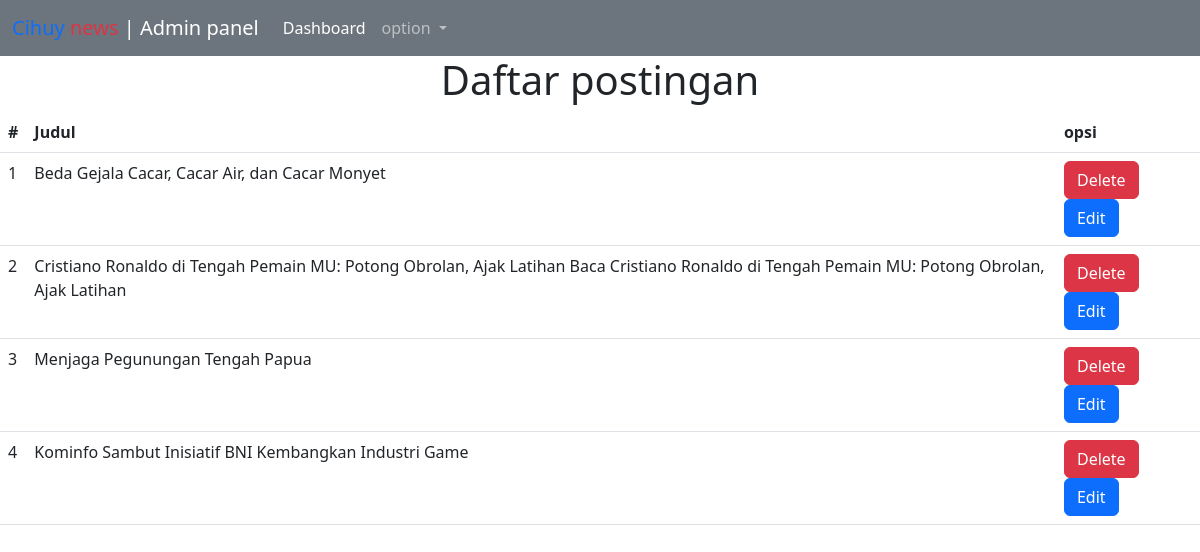
/admin/daftarposting.php (signed in), run on the app's committed database.
### tables this page shows
CREATE TABLE `postingan` (
  `id` int(11) NOT NULL,
  `img` varchar(200) NOT NULL,
  `judul` varchar(2000) NOT NULL,
  `deskripsi` varchar(10000) NOT NULL,
  `kategori` varchar(200) NOT NULL,
  `tanggal_upload` varchar(200) NOT NULL
);

### admin/sistem/query.php (called while the page is built)
<?php
require 'config.php';
function query($query) {
    global $conn;
	$result = mysqli_query($conn, $query);
	$rows = [];
	while( $row = mysqli_fetch_assoc($result) ) {
		$rows[] = $row;
	}
	return $rows;
}
?>

### admin/include/tableposting.php (the view)
<h1 class="text-center mt-2">Daftar postingan</h1>
<table class="table">
    <tr>
      <th >#</th>
      <th >Judul</th>
      <th >opsi</th>
    </tr>
<tr>
<?php $i = 1; ?>
  <?php foreach($allposting as $posting) : ?>
      <td><?= $i; ?></th>
      <td><?= $posting['judul']; ?></td>
      <td><a class="btn btn-danger" href="delpost.php?id=<?= $posting['id']; ?>" onclick="return confirm('yakin ?');">Delete</a>
      <a class="btn btn-primary" href="editpost.php?id=<?= $posting['id']; ?>">Edit</a></td>
    </tr>
    <?php $i++; ?>
    <?php endforeach; ?>
</table>

### data on the page
postingan: judul "Beda Gejala Cacar, Cacar Air, dan Cacar Monyet"
postingan: judul "Cristiano Ronaldo di Tengah Pemain MU: Potong Obrolan, Ajak Latihan Baca Cristiano Ronaldo di Tengah Pemain MU: Potong Obrolan, Ajak Latihan"
postingan: judul "Menjaga Pegunungan Tengah Papua"
postingan: judul "Kominfo Sambut Inisiatif BNI Kembangkan Industri Game"
